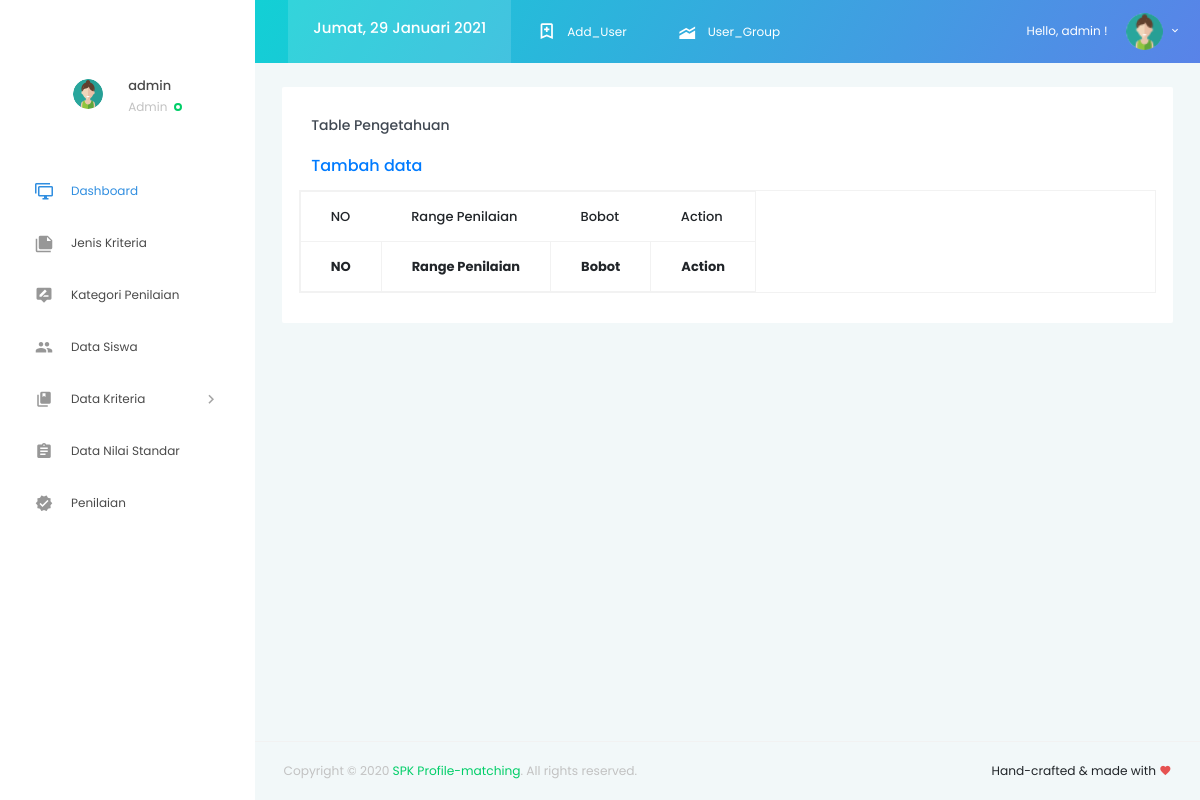
Before: /pengetahuan/index.php (signed in) with the older database file.
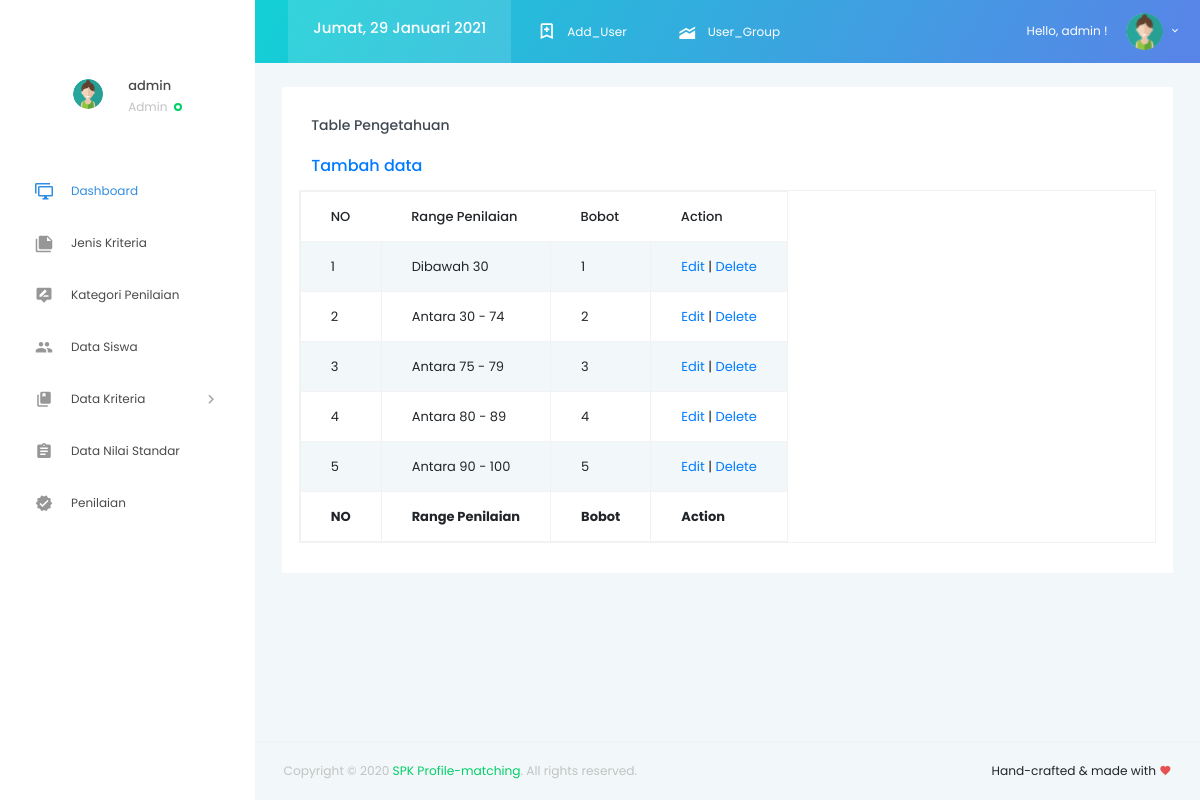
After: the same page with the newer database file.
### tables this page shows
CREATE TABLE `pengetahuan` (
  `bobot_pengetahuan` int(12) NOT NULL,
  `range_penilaian_pengetahuan` varchar(50) NOT NULL
);

### pengetahuan/index.php (the view, shortened to what this page needs)
<?php
if ($_SESSION['level'] == "") {
  header("location:../index.php?pesan=belum_login");
} else if ($_SESSION['level'] == "1") {
?>
  <!DOCTYPE html>
  <html lang="en">
  <head>
    <link rel="stylesheet" href="../vendors/iconfonts/mdi/css/materialdesignicons.min.css">
    <link rel="stylesheet" href="../vendors/css/vendor.bundle.base.css">
    <link rel="stylesheet" href="../vendors/css/vendor.bundle.addons.css">
    <link rel="stylesheet" href="../public/css/style.css">
  </head>
  <body>
    <div class="container-scroller">
      <?php require "../partials/_navbar.php"; ?>
      <div class="container-fluid page-body-wrapper">
        <?php require "../partials/_sidebar.php"; ?>
        <div class="main-panel">
          <div class="content-wrapper">
            <div class="row">
              <div class="col-lg-12 grid-margin stretch-card">
                <div class="card">
                  <div class="card-body">
                    <h4 class="card-title">Table Pengetahuan</h4>
                    <h5 class="card-description">
                      <a href="input.php">Tambah data</a>
                    </h5>
                    <div class="m-form m-form--label-align-right m--margin-top-20 m--margin-bottom-30">
                      <div class="row">
                        <?php
                        if ($_SESSION['level'] == "1") {
                          $sql = 'SELECT * FROM pengetahuan';
                        } else {
                          header('location:../error-404.php');
                        }
                        $query = mysqli_query($conn, $sql);
                        echo '<table id="example" class="table table-striped table-bordered table-responsive" style="width:100%">
                        <thead>
                        <tr>
                            <th>NO</th>
                            <th>Range Penilaian</th>
                            <th>Bobot</th>
                            <th>Action</th>
                        </tr>
                        </thead>
                        <tbody>';
                        $no = 1;
                        while ($row = mysqli_fetch_array($query)) {
                          echo "<tr>";
                          echo "<td>" . $no . "</td>";
                          echo "<td>" . $row['range_penilaian_pengetahuan'] . "</td>";
                          echo "<td>" . $row['bobot_pengetahuan'] . "</td>";
                          echo "<td align='center'><a href='form-edit.php?bobot_pengetahuan=$row[bobot_pengetahuan]'>Edit</a> | <a href='delete.php?bobot_pengetahuan=$row[bobot_pengetahuan]'>Delete</a></td></tr>";
                          $no++;
                        }
                        echo '
                        </tbody>
                        <tfoot>
                          <tr>
                              <th>NO</th>
                              <th>Range Penilaian</th>
                              <th>Bobot</th>
                              <th>Action</th>
                          </tr>
                      </tfoot>
                      </table>';
                        ?>
                      </div>
                    </div>
                  </div>
                </div>
              </div>
            </div>
          </div>
          <?php require "../partials/_fotter.php"; ?>
        </div>
      </div>
    </div>
  </body>
<?php
} else {
  header("location:../error-404.php");
}
?>
  </html>

Changed rows visible on the page:
added pengetahuan: range_penilaian_pengetahuan "Dibawah 30", bobot_pengetahuan "1"
added pengetahuan: range_penilaian_pengetahuan "Antara 30 - 74", bobot_pengetahuan "2"
added pengetahuan: range_penilaian_pengetahuan "Antara 75 - 79", bobot_pengetahuan "3"
added pengetahuan: range_penilaian_pengetahuan "Antara 80 - 89", bobot_pengetahuan "4"
added pengetahuan: range_penilaian_pengetahuan "Antara 90 - 100", bobot_pengetahuan "5"
